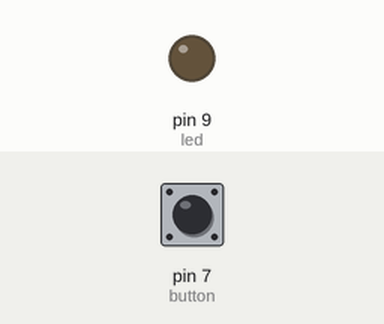
A sketch run on a simulated Arduino Uno, built with avr-gcc and run on an emulated ATmega328P. Parts: output pins drawn as LEDs (lit = HIGH). The test bench sets the inputs (shaded band); at power-on: pin 7 (button) LOW.

Above: at 1.2 s.
1.3 s: pin 7 (button) pulled HIGH for 0.15 s
At 2.1 s:
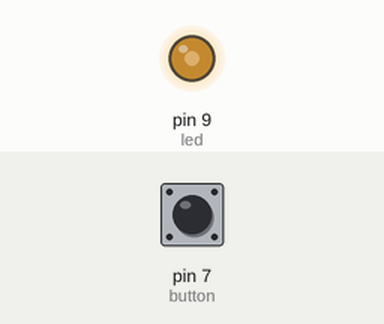
2.9 s: pin 7 (button) pulled HIGH for 1 s
At 4.6 s:
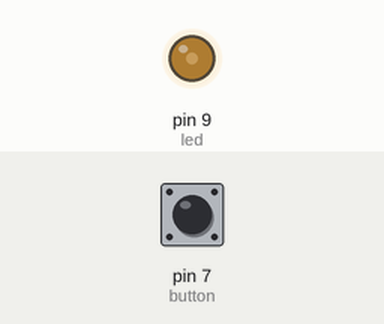
5.4 s: pin 7 (button) pulled HIGH for 0.15 s
At 7.23 s:
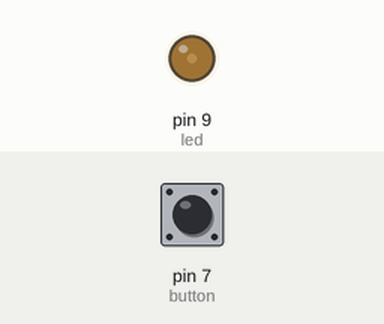
Timing chart, 0 to 14.4 s (numbered marks = the images above; inputs shaded):
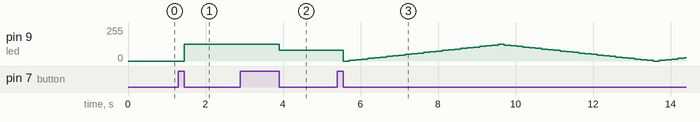

The sketch:

4_Mode_LED.ino
```cpp
#define led 9
#define button 7
int state = 0;
int old = 0;
int buttonPoll = 0;
int brightness = 0;
int fadeAmount = 5;


void setup() {
  // put your setup code here, to run once:
  pinMode(button, INPUT);
  pinMode(led, OUTPUT);


}

void loop() {
                                        // put your main code here, to run repeatedly:
  buttonPoll = digitalRead(button);
  if(buttonPoll == 1)
  {
    delay (50);
    buttonPoll = digitalRead(button);
    if(buttonPoll == 0)
    {
      state = old + 1;
    }
  }
  else{
    delay(100);
  }
switch (state) {
  case 1:
    //LED High
    analogWrite(led, 125);
    old = state;
    break;
  case 2:
    //LED Low
    analogWrite(led, 80);
    old = state;
    break;
  case 3:

    /*LED strobe

    analogWrite(led, 125);
    delay(500);
    analogWrite(led, 0);
    delay(500);
    old = state;
    break;
    */

  case 4:
    //LED fade
    analogWrite(led, brightness);

    brightness = brightness + fadeAmount;

    if (brightness == 0 || brightness == 125) {
    fadeAmount = -fadeAmount;
    old = state;
  }
  delay(60);
    break;
  default:
    //LED off
    digitalWrite(led, LOW);
    old = 0;
  break;

}


}
```

Measured:
- after the input at 1.3 s, pin 9 (led): 0/255 → 125/255 after 0.15 s
- after the input at 2.9 s, pin 9 (led): 125/255 → 80/255 after 1.0 s
- after the input at 5.4 s, pin 9 (led): 80/255 → 0/255 after 0.15 s, → 5/255 0.16 s later, → 10/255 0.16 s later, → 15/255 0.16 s later, … (56 changes in this stretch)
